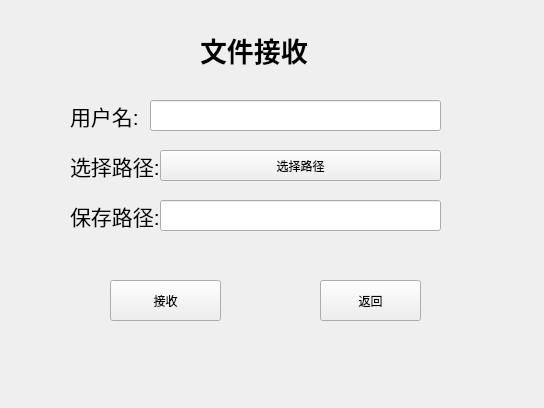
<?xml version="1.0" encoding="UTF-8"?>
<ui version="4.0">
 <class>receivefilewindow</class>
 <widget class="QWidget" name="receivefilewindow">
  <property name="geometry">
   <rect>
    <x>0</x>
    <y>0</y>
    <width>544</width>
    <height>408</height>
   </rect>
  </property>
  <property name="windowTitle">
   <string>Form</string>
  </property>
  <widget class="QPushButton" name="receiveButton">
   <property name="geometry">
    <rect>
     <x>110</x>
     <y>280</y>
     <width>111</width>
     <height>41</height>
    </rect>
   </property>
   <property name="text">
    <string>接收</string>
   </property>
  </widget>
  <widget class="QPushButton" name="backButton">
   <property name="geometry">
    <rect>
     <x>320</x>
     <y>280</y>
     <width>101</width>
     <height>41</height>
    </rect>
   </property>
   <property name="text">
    <string>返回</string>
   </property>
  </widget>
  <widget class="QLabel" name="label">
   <property name="geometry">
    <rect>
     <x>70</x>
     <y>150</y>
     <width>91</width>
     <height>31</height>
    </rect>
   </property>
   <property name="text">
    <string>&lt;html&gt;&lt;head/&gt;&lt;body&gt;&lt;p&gt;&lt;span style=&quot; font-size:16pt;&quot;&gt;选择路径:&lt;/span&gt;&lt;/p&gt;&lt;/body&gt;&lt;/html&gt;</string>
   </property>
  </widget>
  <widget class="QLabel" name="label_2">
   <property name="geometry">
    <rect>
     <x>200</x>
     <y>30</y>
     <width>111</width>
     <height>41</height>
    </rect>
   </property>
   <property name="text">
    <string>&lt;html&gt;&lt;head/&gt;&lt;body&gt;&lt;p&gt;&lt;span style=&quot; font-size:20pt; font-weight:600;&quot;&gt;文件接收&lt;/span&gt;&lt;/p&gt;&lt;/body&gt;&lt;/html&gt;</string>
   </property>
  </widget>
  <widget class="QPushButton" name="browseButton">
   <property name="geometry">
    <rect>
     <x>160</x>
     <y>150</y>
     <width>281</width>
     <height>31</height>
    </rect>
   </property>
   <property name="text">
    <string>选择路径</string>
   </property>
  </widget>
  <widget class="QLabel" name="label_3">
   <property name="geometry">
    <rect>
     <x>70</x>
     <y>100</y>
     <width>71</width>
     <height>31</height>
    </rect>
   </property>
   <property name="text">
    <string>&lt;html&gt;&lt;head/&gt;&lt;body&gt;&lt;p&gt;&lt;span style=&quot; font-size:16pt;&quot;&gt;用户名:&lt;/span&gt;&lt;/p&gt;&lt;/body&gt;&lt;/html&gt;</string>
   </property>
  </widget>
  <widget class="QLineEdit" name="usernameLineEdit">
   <property name="geometry">
    <rect>
     <x>150</x>
     <y>100</y>
     <width>291</width>
     <height>31</height>
    </rect>
   </property>
  </widget>
  <widget class="QLabel" name="label_4">
   <property name="geometry">
    <rect>
     <x>70</x>
     <y>200</y>
     <width>91</width>
     <height>31</height>
    </rect>
   </property>
   <property name="text">
    <string>&lt;html&gt;&lt;head/&gt;&lt;body&gt;&lt;p&gt;&lt;span style=&quot; font-size:16pt;&quot;&gt;保存路径:&lt;/span&gt;&lt;/p&gt;&lt;/body&gt;&lt;/html&gt;</string>
   </property>
  </widget>
  <widget class="QLineEdit" name="fileLineEdit">
   <property name="geometry">
    <rect>
     <x>160</x>
     <y>200</y>
     <width>281</width>
     <height>31</height>
    </rect>
   </property>
  </widget>
 </widget>
 <resources/>
 <connections/>
</ui>
